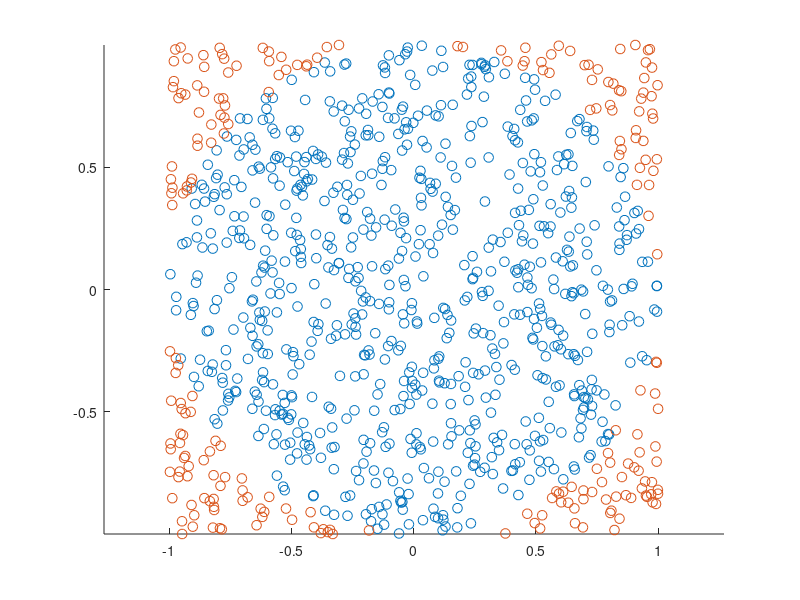

This figure's MATLAB source: (Note: this script raises an error after producing the figure.)
n = 1000;
r = 1; % radius
x = rand(n,1)*2*r-r;
y = rand(n,1)*2*r-r;
mask = x.^2 + y.^2 < r^2;
figure;
ax = axes();
hold(ax);
scatter(x(mask),y(mask),50, 'r.')
scatter(x(~mask),y(~mask),50, 'b.')
axis equal
ax.XLim = [-1 1];
ax.YLim = [-1 1];